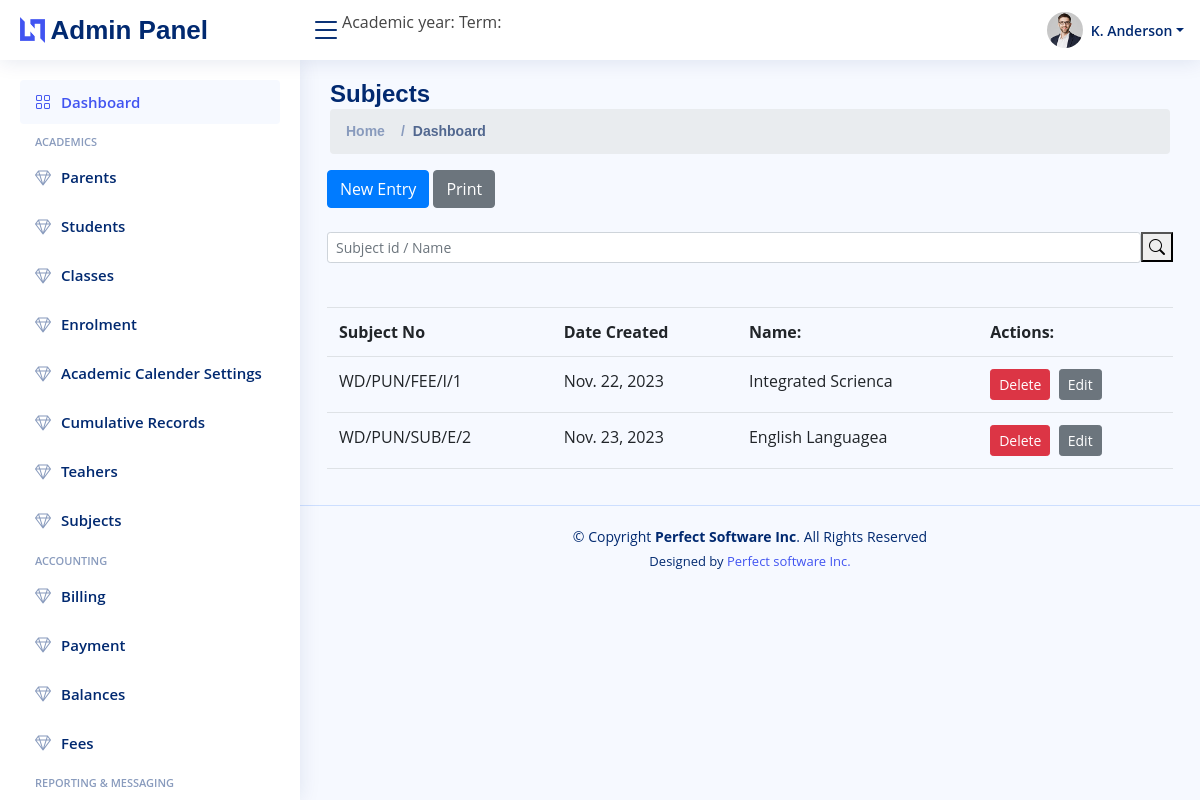
The app's page /dashboard/subject/, older data.
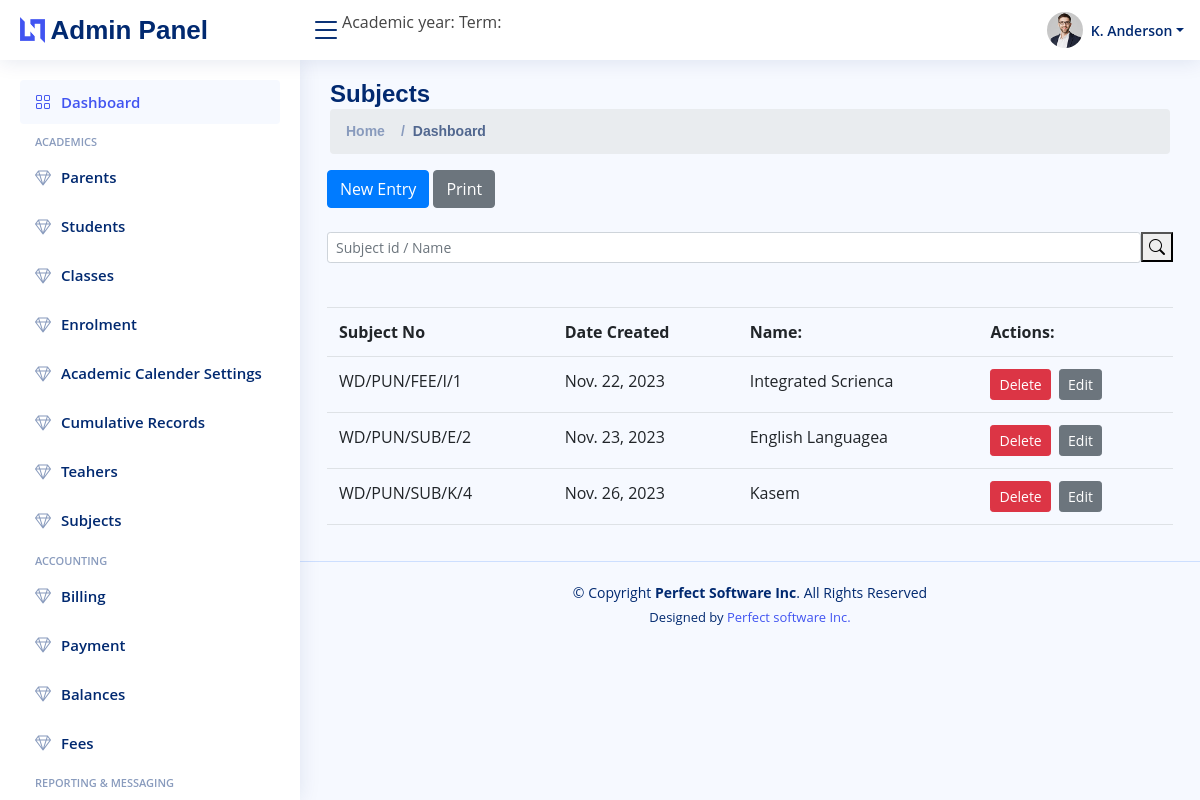
The same page, newer data.
### subjects/models.py (models this page shows)
class Subjects(models.Model):
    subjectNo = models.CharField(max_length=20, unique= True)
    name = models.CharField(max_length = 30, null=True)
    label = models.CharField(max_length = 30, null=True)
    createdAt = models.DateField(max_length = 30, default=datetime.date.today)
    updatedAt = models.DateField(max_length = 30, default=datetime.date.today)

### subjects/views.py (the view)
# urls.py: path("dashboard/subject/", views.view, name = 'subjectview'),
def view(request):
    subjects = Subjects.objects.all()
    return render(request,"subjectview.html",{'parents':subjects})

### subjects/templates/subjectview.html (shortened to what this page needs)
{% extends 'dashboard.html' %}
{%block pagetitle%}
<h1>Subjects</h1>
{%endblock%}
{%block body%}
<section>
    <div class="row">
        <div class="col-md-12">
            {%include 'subjectheader.html'%}
        </div>
        <div class="col-md-12">
            <div class="search-bar">
                <form action = "{% url 'searchsubject' %}" class="search-form d-flex align-items-center" method="POST" >
                    <input class="form-control form-control-sm" style="width: 100%;" type="text" name="searchkey" placeholder="Subject id / Name" title="Enter search keyword">
                  <button type="submit" title="Search" style="margin-bottom: 20px;"><i class="bi bi-search"></i></button>
                </form>
              </div><br>
        </div>
        <div class="col-md-12">
                {%if parents|length == 0%}
                <h3>No Data Found </h3>
                {%else%}
                <table class="table">
                    <tr>
                        <th>Subject No</th>
                        <th>Date Created</th>
                        <th>Name:</th>
                        <th>Actions:</th>
                    </tr>
                {% for parent in parents%}
                <tr>
                    <td>{{parent.subjectNo}}</td>
                    <td>{{parent.createdAt}}</td>
                    <td>{{parent.name}}</td>
                    <td><a href="/dashboard/subject/delete/{{parent.id}}"><button class =" btn btn-danger btn-sm">Delete</button></a> &nbsp<a href="/dashboard/subject/edit/{{parent.id}}"><button class = "btn btn-secondary btn-sm">Edit</button></a></td>
                </tr>
                {%endfor%}
                {%endif%}
            </table>
          </div>
    </div>
</section>
{%endblock%}

Row changes from the older to the newer data that the page shows:
added Subjects: subjectNo "WD/PUN/SUB/K/4", createdAt "Nov. 26, 2023", name "Kasem"
